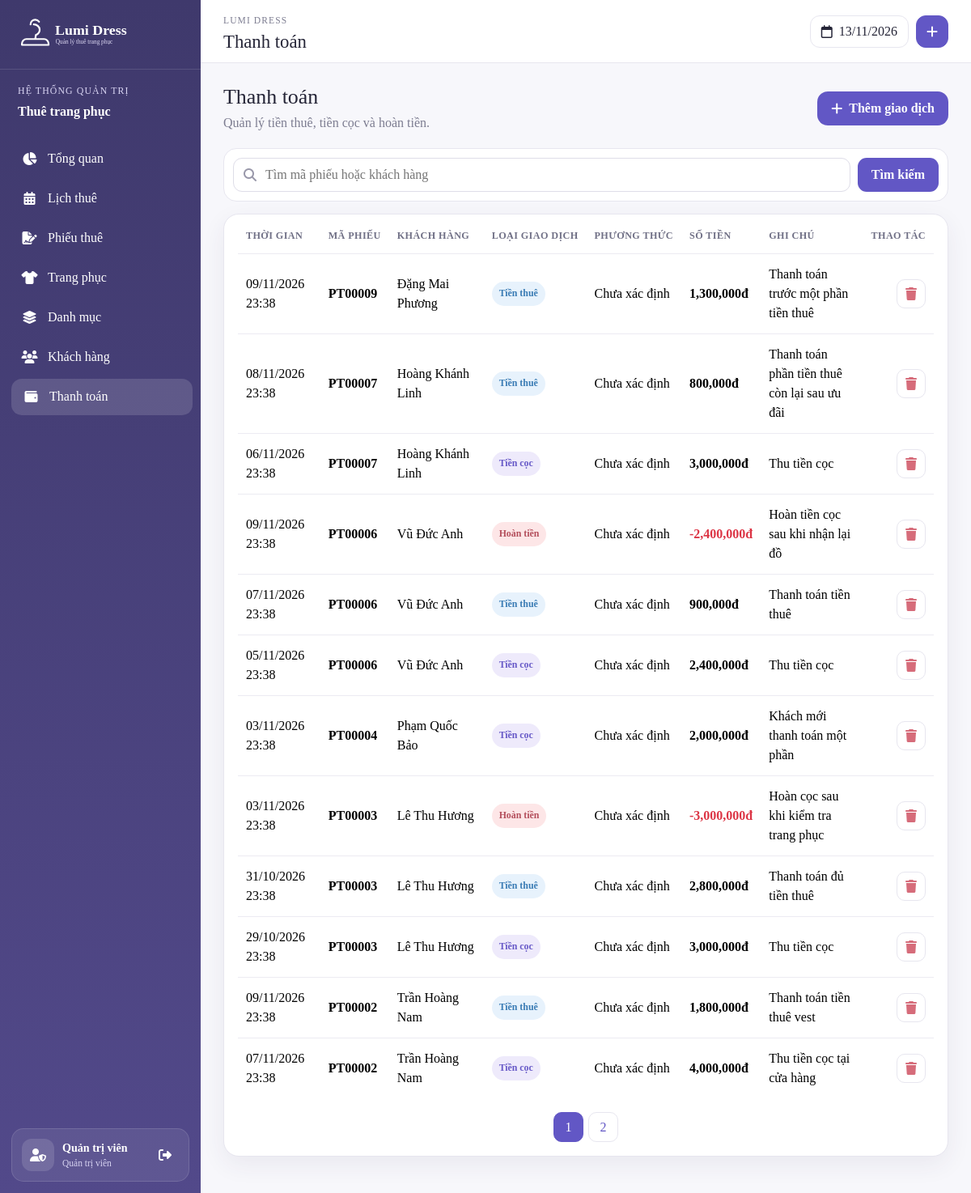
The page /admin/payments.php (signed in) on the database its author committed.
### tables this page shows
CREATE TABLE `payments` (
  `id` int(11) NOT NULL,
  `rental_id` int(11) NOT NULL,
  `amount` decimal(10,2) NOT NULL,
  `payment_type` varchar(50) NOT NULL,
  `payment_method` varchar(50) NOT NULL,
  `transaction_code` varchar(100) DEFAULT NULL,
  `status` varchar(50) NOT NULL,
  `paid_at` datetime DEFAULT NULL,
  `refunded_at` datetime DEFAULT NULL,
  `note` varchar(500) DEFAULT NULL
);

CREATE TABLE `customers` (
  `id` int(11) NOT NULL,
  `fullname` varchar(100) NOT NULL,
  `phone` varchar(11) NOT NULL,
  `email` varchar(100) DEFAULT NULL,
  `identity_number` varchar(20) DEFAULT NULL,
  `address` varchar(255) DEFAULT NULL,
  `password` varchar(255) NOT NULL,
  `status` tinyint(4) NOT NULL DEFAULT 1,
  `created_at` datetime NOT NULL DEFAULT current_timestamp()
);

### config.php (called while the page is built, shortened)
<?php
function format_price($value):string{return number_format((float)$value,0,'.',',');}
?>

### admin/payments.php (the view, shortened to what this page needs)
<?php
include 'header.php';
$page=max(1,(int)($_GET['page']??1));$limit=12;$offset=($page-1)*$limit;$keyword=trim($_GET['q']??'');
if($keyword!==''){
    $like='%'.$keyword.'%';
    $sql = "SELECT p.*,
            r.id AS rental_id,
            CONCAT('PT',LPAD(r.id,5,'0')) AS rental_code,
            c.fullname,
            CASE
                WHEN p.payment_type='refund' THEN p.refunded_at
                ELSE p.paid_at
            END AS display_created_at
            FROM payments p
            JOIN rentals r ON r.id=p.rental_id
            JOIN customers c ON c.id=r.customer_id
            WHERE CONCAT('PT',LPAD(r.id,5,'0')) LIKE ?
            OR c.fullname LIKE ?
            ORDER BY p.id DESC LIMIT ?,?";
    $stmt=$conn->prepare($sql);
    $stmt->bind_param('ssii',$like,$like,$offset,$limit);
    $stmt->execute();
    $data=$stmt->get_result();
    $stmt=$conn->prepare("
        SELECT COUNT(*) total
        FROM payments p
        JOIN rentals r ON r.id=p.rental_id
        JOIN customers c ON c.id=r.customer_id
        WHERE CONCAT('PT',LPAD(r.id,5,'0')) LIKE ?
        OR c.fullname LIKE ?
    ");
    $stmt->bind_param('ss',$like,$like);
    $stmt->execute();
    $total=(int)$stmt->get_result()->fetch_assoc()['total'];
}else{
    $data=$conn->query("
        SELECT p.*,
            r.id AS rental_id,
            CONCAT('PT',LPAD(r.id,5,'0')) AS rental_code,
            c.fullname,
            CASE
                WHEN p.payment_type='refund' THEN p.refunded_at
                ELSE p.paid_at
            END AS display_created_at
        FROM payments p
        JOIN rentals r ON r.id=p.rental_id
        JOIN customers c ON c.id=r.customer_id
        ORDER BY p.id DESC
        LIMIT $offset,$limit
    ");
    $total=(int)$conn->query("
        SELECT COUNT(*) total FROM payments
    ")->fetch_assoc()['total'];
}
$pages=max(1,(int)ceil($total/$limit));
$typeLabels=['deposit'=>'Tiền cọc','rental'=>'Tiền thuê','refund'=>'Hoàn tiền'];$methodLabels=['cash'=>'Tiền mặt','bank'=>'Chuyển khoản','card'=>'Thẻ'];
?>
<div class="page-head"><div><h2>Thanh toán</h2><p>Quản lý tiền thuê, tiền cọc và hoàn tiền.</p></div><button class="btn-primary-soft" data-bs-toggle="modal" data-bs-target="#paymentModal" onclick="openPayment()"><i class="fas fa-plus"></i>Thêm giao dịch</button></div>
<form class="filter-bar"><div class="search-box"><i class="fas fa-search"></i><input name="q" value="<?= htmlspecialchars($keyword) ?>" placeholder="Tìm mã phiếu hoặc khách hàng"></div><button class="filter-submit">Tìm kiếm</button><?php if($keyword!==''):?><a href="payments.php">Xóa lọc</a><?php endif;?></form>
<section class="panel table-panel"><div class="table-responsive"><table class="table align-middle"><thead><tr><th>Thời gian</th><th>Mã phiếu</th><th>Khách hàng</th><th>Loại giao dịch</th><th>Phương thức</th><th>Số tiền</th><th>Ghi chú</th><th class="text-end">Thao tác</th></tr></thead><tbody>
<?php if($data&&$data->num_rows):while($row=$data->fetch_assoc()):?><tr><td><?= date('d/m/Y H:i',strtotime($row['display_created_at'])) ?></td><td><strong><?= htmlspecialchars($row['rental_code']) ?></strong></td><td><?= htmlspecialchars($row['fullname']) ?></td><td><span class="payment-type type-<?= $row['payment_type'] ?>"><?= $typeLabels[$row['payment_type']] ?></span></td><td><?= $methodLabels[$row['method'] ?? ''] ?? htmlspecialchars($row['method'] ?? 'Chưa xác định') ?></td><td><strong class="<?= $row['payment_type']==='refund'?'text-danger':'' ?>"><?= $row['payment_type']==='refund'?'-':'' ?><?= format_price($row['amount']) ?>đ</strong></td><td><?= htmlspecialchars($row['note']?:'Không có') ?></td><td class="text-end"><button class="icon-btn danger" onclick="removePayment(<?= $row['id'] ?>)"><i class="fas fa-trash"></i></button></td></tr><?php endwhile;else:?><tr><td colspan="8" class="empty">Chưa có giao dịch.</td></tr><?php endif;?>
</tbody></table></div><?php if($pages>1):?><div class="pagination-wrap"><?php for($i=1;$i<=$pages;$i++):?><a class="<?= $i===$page?'active':'' ?>" href="?page=<?= $i ?>&q=<?= urlencode($keyword) ?>"><?= $i ?></a><?php endfor;?></div><?php endif;?></section>
<?php include 'footer.php'; ?>

### assets/css/admin.css (style rules this page uses)
:root { --primary:#6257c5;--primary-dark:#443d75;--primary-soft:#f1effb;--ink:#252537;--muted:#7d7d91;--line:#e7e6ef;--surface:#ffffff;--page:#f7f7fb;--danger:#d66c7a;--success:#4ca97d;--warning:#e7a550;--blue:#4f9fe6;--shadow:0 10px 30px rgba(50,45,90,.07) }
* { box-sizing:border-box }
html,body { min-height:100% }
body { margin:0;background:var(--page);color:var(--ink);font-family:"Times New Roman",Times,serif;overflow-x:hidden }
a { text-decoration:none }
button,input,select,textarea { font-family:inherit }
.page-head { margin-bottom:19px;display:flex;align-items:center;justify-content:space-between;gap:20px }
.page-head h2 { margin:0;font-size:1.62rem }
.page-head p { margin:5px 0 0;color:var(--muted) }
.btn-primary-soft { min-height:42px;padding:0 17px;border:0;border-radius:13px;display:inline-flex;align-items:center;justify-content:center;gap:8px;background:var(--primary);color:#fff!important;font-weight:700 }
.btn-primary-soft * { color:#fff!important }
.panel { border:1px solid var(--line);border-radius:19px;background:#fff;box-shadow:var(--shadow);overflow:hidden }
.table-panel { padding:4px 17px 17px }
.table { margin:0;color:var(--ink) }
.table>:not(caption)>*>* { padding:13px 10px;border-bottom-color:#ecebf2;vertical-align:middle }
.table thead th { font-size:.76rem;letter-spacing:.4px;text-transform:uppercase;color:#707086;white-space:nowrap }
.table tbody tr:last-child td { border-bottom:0 }
.filter-bar { margin-bottom:15px;padding:11px;border:1px solid var(--line);border-radius:16px;display:flex;align-items:center;gap:9px;background:#fff }
.search-box { min-width:260px;flex:1;position:relative }
.search-box i { position:absolute;left:13px;top:50%;transform:translateY(-50%);color:#9998aa }
.search-box input,.filter-bar select { width:100%;min-height:42px;border:1px solid #dedde8;border-radius:11px;background:#fff;color:var(--ink);outline:0 }
.search-box input { padding:0 13px 0 39px }
.filter-submit { min-height:42px;padding:0 17px;border:0;border-radius:11px;background:var(--primary);color:#fff;font-weight:700 }
.icon-btn { width:36px;height:36px;margin-left:3px;border:1px solid var(--line);border-radius:10px;display:inline-grid;place-items:center;background:#fff;color:var(--primary) }
.icon-btn.danger { color:var(--danger) }
.soft-badge,.size-badge,.status,.payment,.payment-type { display:inline-flex;align-items:center;justify-content:center;padding:6px 9px;border-radius:999px;font-size:.74rem;font-weight:700;white-space:nowrap }
.type-deposit { background:#eeeafb;color:#6658c7 }
.type-rental { background:#e7f2fc;color:#397bb4 }
.type-refund { background:#fde6e7;color:#b34e5b }
.pagination-wrap { margin-top:17px;display:flex;justify-content:center;gap:6px }
.pagination-wrap a { width:37px;height:37px;border:1px solid var(--line);border-radius:10px;display:grid;place-items:center;color:var(--primary);background:#fff }
.pagination-wrap a.active { background:var(--primary);border-color:var(--primary);color:#fff }

### rows shown on the page
payments: display_created_at "09/11/2026 23:38", rental_code "PT00009", customers.fullname "Đặng Mai Phương", payment_type "Tiền thuê", method "Chưa xác định", amount "1,300,000", note "Thanh toán trước một phần tiền thuê"
payments: display_created_at "08/11/2026 23:38", rental_code "PT00007", customers.fullname "Hoàng Khánh Linh", payment_type "Tiền thuê", method "Chưa xác định", amount "800,000", note "Thanh toán phần tiền thuê còn lại sau ưu đãi"
payments: display_created_at "06/11/2026 23:38", rental_code "PT00007", customers.fullname "Hoàng Khánh Linh", payment_type "Tiền cọc", method "Chưa xác định", amount "3,000,000", note "Thu tiền cọc"
payments: display_created_at "09/11/2026 23:38", rental_code "PT00006", customers.fullname "Vũ Đức Anh", payment_type "Hoàn tiền", method "Chưa xác định", amount "2,400,000", note "Hoàn tiền cọc sau khi nhận lại đồ"
payments: display_created_at "07/11/2026 23:38", rental_code "PT00006", customers.fullname "Vũ Đức Anh", payment_type "Tiền thuê", method "Chưa xác định", amount "900,000", note "Thanh toán tiền thuê"
payments: display_created_at "05/11/2026 23:38", rental_code "PT00006", customers.fullname "Vũ Đức Anh", payment_type "Tiền cọc", method "Chưa xác định", amount "2,400,000", note "Thu tiền cọc"
payments: display_created_at "03/11/2026 23:38", rental_code "PT00004", customers.fullname "Phạm Quốc Bảo", payment_type "Tiền cọc", method "Chưa xác định", amount "2,000,000", note "Khách mới thanh toán một phần"
payments: display_created_at "03/11/2026 23:38", rental_code "PT00003", customers.fullname "Lê Thu Hương", payment_type "Hoàn tiền", method "Chưa xác định", amount "3,000,000", note "Hoàn cọc sau khi kiểm tra trang phục"
payments: display_created_at "31/10/2026 23:38", rental_code "PT00003", customers.fullname "Lê Thu Hương", payment_type "Tiền thuê", method "Chưa xác định", amount "2,800,000", note "Thanh toán đủ tiền thuê"
payments: display_created_at "29/10/2026 23:38", rental_code "PT00003", customers.fullname "Lê Thu Hương", payment_type "Tiền cọc", method "Chưa xác định", amount "3,000,000", note "Thu tiền cọc"
payments: display_created_at "09/11/2026 23:38", rental_code "PT00002", customers.fullname "Trần Hoàng Nam", payment_type "Tiền thuê", method "Chưa xác định", amount "1,800,000", note "Thanh toán tiền thuê vest"
payments: display_created_at "07/11/2026 23:38", rental_code "PT00002", customers.fullname "Trần Hoàng Nam", payment_type "Tiền cọc", method "Chưa xác định", amount "4,000,000", note "Thu tiền cọc tại cửa hàng"

### other values the page prints
$_SESSION['admin']['fullname'] "Quản trị viên"
$pageTitle "Thanh toán"
